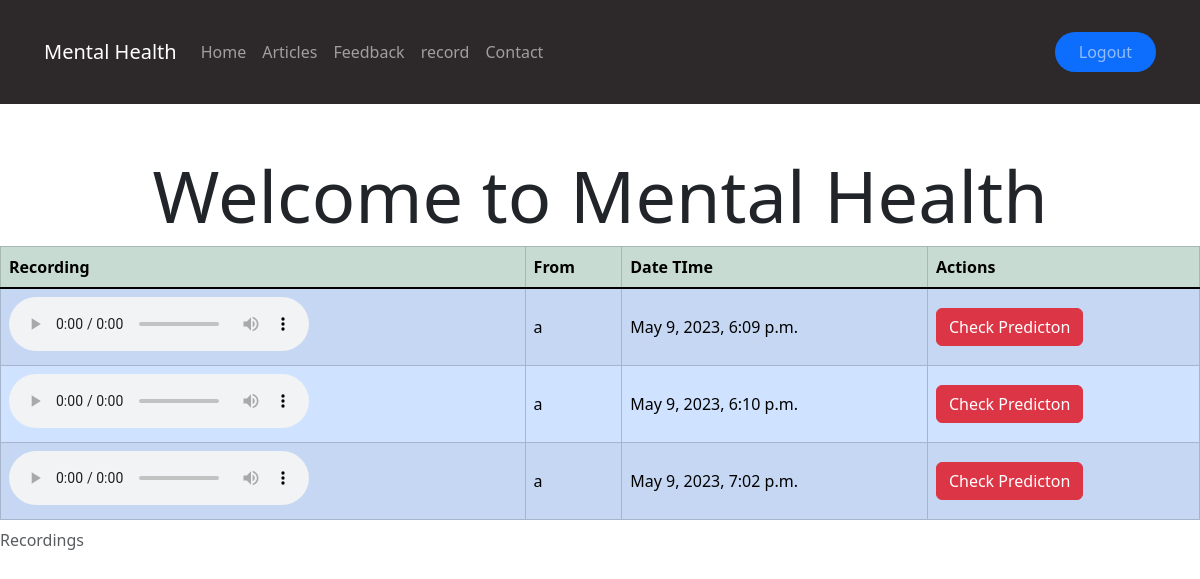
/ (signed in), run on the app's committed database.
### app/models.py (models this page shows, shortened)
class Audio(models.Model):
    user = models.ForeignKey('auth.User', on_delete=models.CASCADE)
    path = models.CharField(max_length=255)
    created_on = models.DateTimeField(auto_now_add=True)

### app/views.py (the view)
# urls.py: path('',view=views.landing, name='landing'),
def landing(request):
    audios = Audio.objects.all()
    ctx = {'audios': audios}
    return render(request, 'landing.html', ctx)

### templates/landing.html (shortened to what this page needs)
{% extends 'layout/base.html' %}
{% load static %}
{% block content %}
        <div class="row">
            <div class="col my-5">
                <h2 class="text-center display-2"> Welcome to Mental Health </h2>
                {% if user.is_authenticated %}
                <div class="table-responsive">
                    <table class="table table-striped
                    table-hover
                    table-bordered
                    table-success
                    align-middle">
                        <thead class="table-light">
                            <caption>Recordings</caption>
                            <tr>
                                <th>Recording</th>
                                <th>From</th>
                                <th>Date TIme</th>
                                <th>Actions</th>
                            </tr>
                            </thead>
                            <tbody class="table-group-divider">
                                {% for item in audios %}
                                <tr class="table-primary" >
                                    <td scope="row">
                                        <audio controls>
                                            <source src="{{item.path}}" type="audio/mpeg">
                                        </audio>
                                    </td>
                                    <td>{{item.user.username}}</td>
                                    <td>{{item.created_on}}</td>
                                    <td>
                                        <a href="{% url 'predict_depression' item.id %}" class="btn btn-danger">Check Predicton</a>
                                    </td>
                                </tr>
                                {% empty %}
                                <tr>
                                    <td colspan="3">No items found</td>
                                </tr>
                                {% endfor %}
                            </tbody>
                    </table>
                </div>
                {% endif %}
            </div>
        </div>
{% endblock content %}

### data on the page
Audio: user.username "a", created_on "May 9, 2023, 6:09 p.m."
Audio: user.username "a", created_on "May 9, 2023, 6:10 p.m."
Audio: user.username "a", created_on "May 9, 2023, 7:02 p.m."
